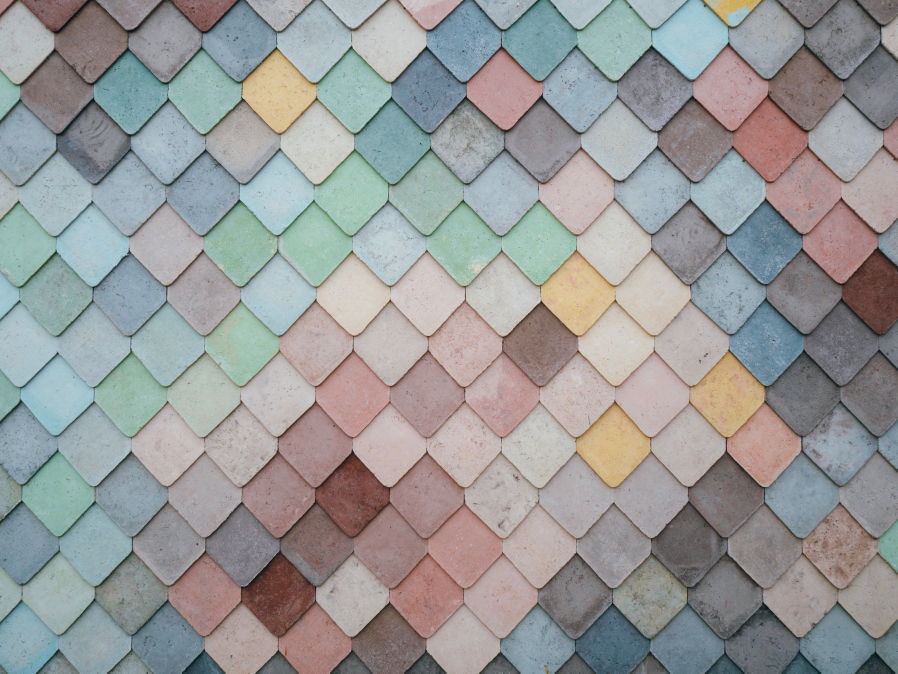
#> input picture OCR/synth_img/bg_images/andrew-ridley-76547-unsplash.jpg, 4488 x 3366 px (shown at 1/5 size)
$ python test.py
#> lines starting #> are read from the running program, lines starting #| are printed output that depends on the picture; long printed decimals are rounded
from PIL import Image
import numpy as np
import cv2


image = Image.open('bg_images/andrew-ridley-76547-unsplash.jpg')
#> image is the input picture: PIL image 4488x3366 RGB; mean R, G, B 152, 152.9, 152.4
image = image.resize((512,512))
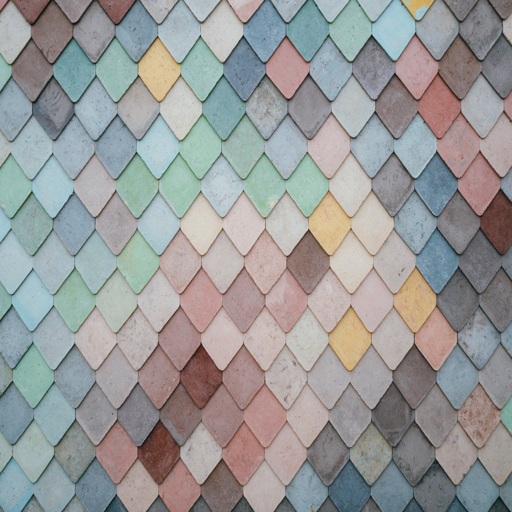
#> image: PIL image 512x512 RGB; mean R, G, B 152, 152.9, 152.4
cv2.imshow('test', np.array(image))

_width, _height = image.size
pts1 = np.float32([[0,0],
                    [_width-1,0],
                    [0,_height-1],
                    [_width-1,_height-1]])
#> pts1 = [[0, 0], [511, 0], [0, 511], [511, 511]]

pts2 = np.float32([[0,0],
                    [(_width-1)//2,0],
                    [0,(_height-1)//2],
                    [(_width-1)//2,(_height-1)//2]])
#> pts2 = [[0, 0], [255, 0], [0, 255], [255, 255]]
# pts2 = np.float32([ch['quad_roi'][0],
#                         ch['quad_roi'][1],
#                         ch['quad_roi'][3],
#                         ch['quad_roi'][2]])

print(pts1)
#| [[  0.   0.]
#|  [511.   0.]
#|  [  0. 511.]
#|  [511. 511.]]
print(pts2)
#| [[  0.   0.]
#|  [255.   0.]
#|  [  0. 255.]
#|  [255. 255.]]
# image.show()
M = cv2.getPerspectiveTransform(pts1,pts2)
img_result = cv2.warpPerspective(np.array(image), M, (_width, _height))
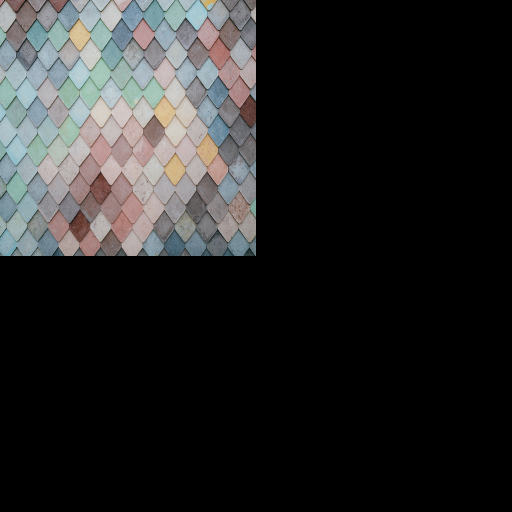
#> img_result: shape (512, 512, 3); mean R, G, B 38, 38.2, 38.1
print(M)
#| [[ 0.499  0.          0.        ]
#|  [ 0.          0.499  0.        ]
#|  [-0.         -0.          1.        ]]
out = image.transform(image.size, Image.PERSPECTIVE, M.flatten(),fillcolor=(0,0,0))#, resample.Image.BILINEAR)
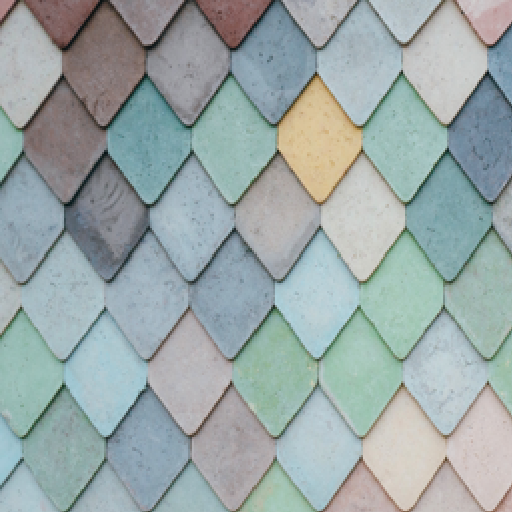
#> out: PIL image 512x512 RGB; mean R, G, B 154.7, 167.7, 167.6
print(out.size)
#| (512, 512)
#> (the run stopped early here; a loop or call above may not have finished)
